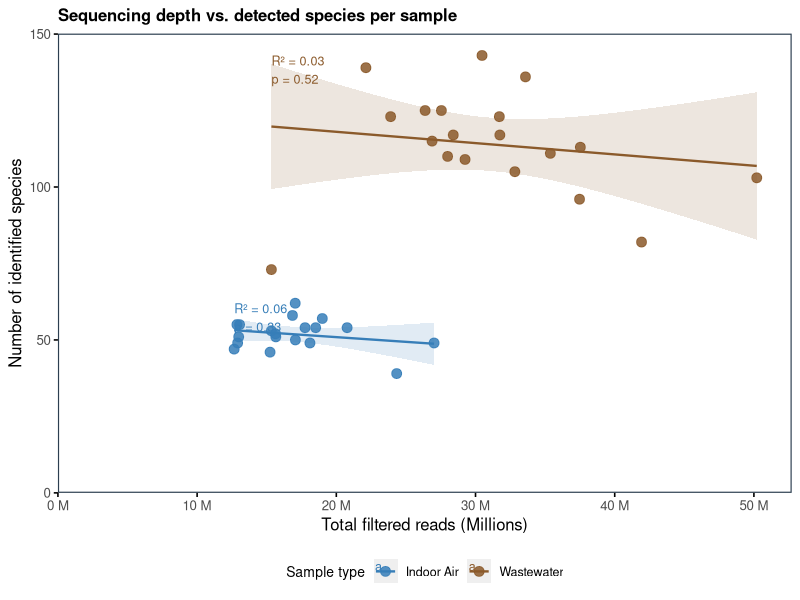
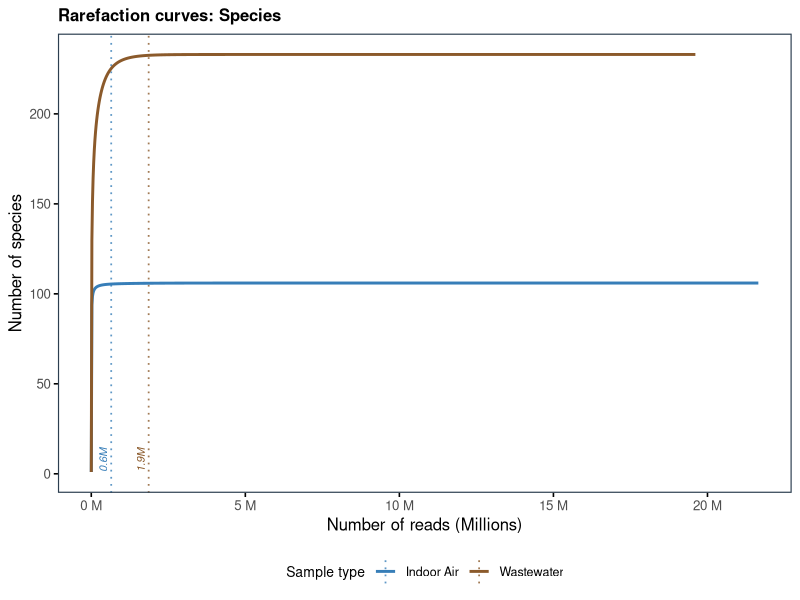
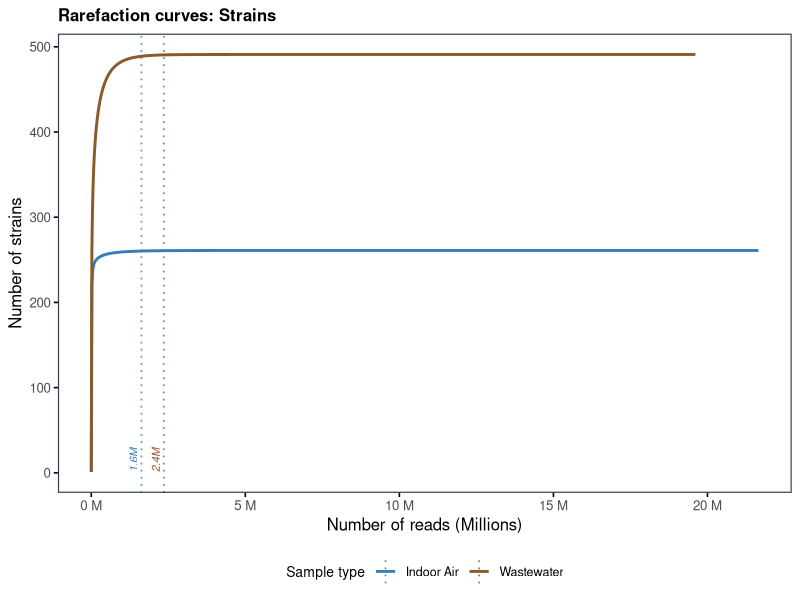
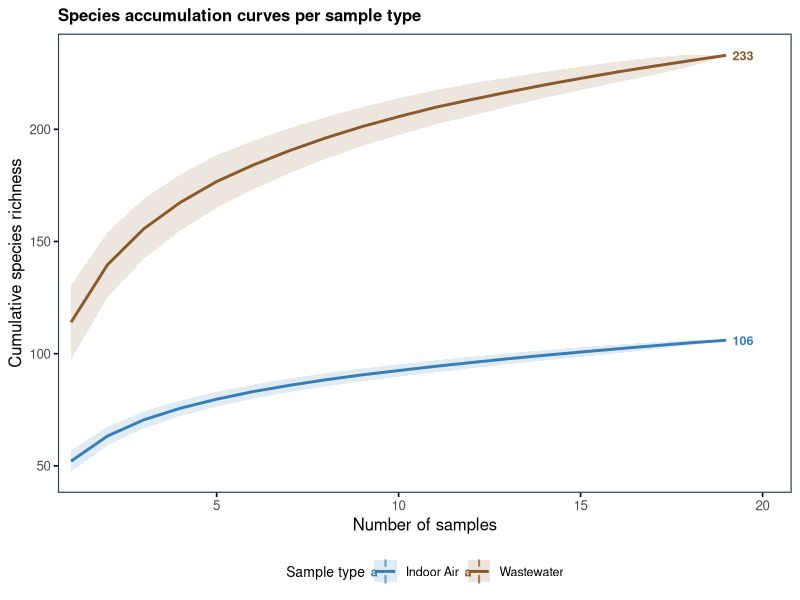
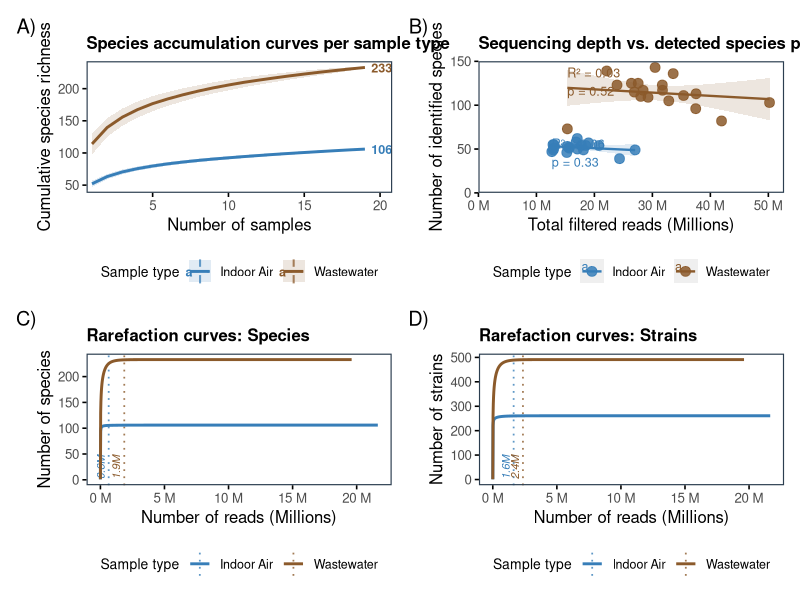

Here is the R script that generated these plots, in order:
#### Sample Read Analysis ###
# Analyses and plots:
# 1. Sequencing depth (filtered reads) vs. number of detected species — with
#    per-group linear regression, R², p-value annotation, and Pearson/Spearman
#    correlation statistics printed to console
# 2. Rarefaction curves per sample type (read depth as x-axis) — species and strains
# 3. Species accumulation curves per sample type (samples as x-axis)
#
# Requires: filtered_data/data_filtered_matched.csv (run filter_data.R once first)
# Libraries: tidyverse, ggplot2, vegan, patchwork

library(patchwork)

library(dplyr)
library(tidyr)
library(readr)
library(ggplot2)
library(tibble)
library(scales)
library(vegan)

# Load pre-existing filtered data (no reprocessing)
data_matched     <- read_csv("filtered_data/data_filtered_matched.csv", show_col_types = FALSE)
metadata_matched <- read_csv("data/metadata_matched.csv", show_col_types = FALSE)

# Consistent colours
sample_type_colors <- c("Indoor Air" = "#377EB8", "Wastewater" = "#8B5A2B")

# Shared minimal theme
panel_theme <- theme_minimal(base_size = 12) +
  theme(
    panel.border       = element_rect(color = "#2C3E50", fill = NA, linewidth = 0.8),
    panel.grid.major   = element_blank(),
    panel.grid.minor   = element_blank(),
    axis.ticks         = element_line(color = "black"),
    axis.ticks.length  = unit(3, "pt"),
    plot.title         = element_text(face = "bold", size = 12),
    legend.position    = "bottom",
    legend.title       = element_text(size = 10),
    legend.text        = element_text(size = 9)
  )

# ─────────────────────────────────────────────────────────────────────────────
# PLOT 1: Sequencing depth vs. species richness — regression & correlation
# ─────────────────────────────────────────────────────────────────────────────

# Step 1: Group by sample first to get library size and species richness per sample
per_sample_stats <- data_matched %>%
  group_by(sample_ID, sample_type) %>%
  summarise(
    total_filtered_reads = dplyr::first(total_filtered_reads_in_sample),
    n_species = n_distinct(species),
    .groups = "drop"
  )

# ── Sequencing depth summary per sample type ─────────────────────────────────

depth_summary <- per_sample_stats %>%
  group_by(sample_type) %>%
  summarise(
    n             = n(),
    total_reads_sum = sum(total_filtered_reads),
    mean_reads    = mean(total_filtered_reads),
    median_reads  = median(total_filtered_reads),
    sd_reads      = sd(total_filtered_reads),
    min_reads     = min(total_filtered_reads),
    max_reads     = max(total_filtered_reads),
    mean_species  = mean(n_species),
    median_species = median(n_species),
    .groups = "drop"
  )

cat("\n── Sequencing depth per sample type ──\n")
for (i in seq_len(nrow(depth_summary))) {
  r <- depth_summary[i, ]
  cat("\n ", r$sample_type, "(n =", r$n, ")\n")
  cat("    Total reads for group: ", formatC(r$total_reads_sum, format = "f", digits = 0, big.mark = ","), "\n")
  cat("    Reads per sample — mean:",   formatC(r$mean_reads,   format = "f", digits = 0, big.mark = ","),
      " median:", formatC(r$median_reads, format = "f", digits = 0, big.mark = ","),
      " SD:",     formatC(r$sd_reads,    format = "f", digits = 0, big.mark = ","), "\n")
  cat("    Range:",
      formatC(r$min_reads, format = "f", digits = 0, big.mark = ","), "–",
      formatC(r$max_reads, format = "f", digits = 0, big.mark = ","), "\n")
  cat("    Species detected — mean:", round(r$mean_species, 1),
      " median:", r$median_species, "\n")
}

# ── Correlation & regression statistics ──────────────────────────────────────

run_stats <- function(df, label) {
  x <- df$total_filtered_reads
  y <- df$n_species
  pearson  <- cor.test(x, y, method = "pearson")
  spearman <- cor.test(x, y, method = "spearman")
  lm_fit   <- lm(n_species ~ total_filtered_reads, data = df)
  lm_sum   <- summary(lm_fit)
  r2       <- lm_sum$r.squared
  f_p      <- pf(lm_sum$fstatistic[1], lm_sum$fstatistic[2],
                 lm_sum$fstatistic[3], lower.tail = FALSE)

  cat("\n──", label, "──\n")
  cat("  n =", nrow(df), "\n")
  cat("  Pearson  r =", round(pearson$estimate, 3),
      "  p =", signif(pearson$p.value, 3), "\n")
  cat("  Spearman ρ =", round(spearman$estimate, 3),
      "  p =", signif(spearman$p.value, 3), "\n")
  cat("  Linear regression:  R² =", round(r2, 3),
      "  F-p =", signif(f_p, 3), "\n")
  cat("  Slope =", signif(coef(lm_fit)[2], 3),
      "  Intercept =", signif(coef(lm_fit)[1], 3), "\n")

  list(pearson = pearson, spearman = spearman, lm = lm_fit, r2 = r2, f_p = f_p)
}

stats_all <- run_stats(per_sample_stats,                                       "ALL SAMPLES")
stats_air <- run_stats(filter(per_sample_stats, sample_type == "Indoor Air"),  "Indoor Air")
stats_ww  <- run_stats(filter(per_sample_stats, sample_type == "Wastewater"),  "Wastewater")

# ── Annotation labels (R² + p per group) ─────────────────────────────────────

make_label <- function(stats, stype) {
  r2_txt <- formatC(stats$r2, digits = 2, format = "f")
  p_txt  <- if (stats$f_p < 0.001) "p < 0.001" else paste0("p = ", signif(stats$f_p, 2))
  data.frame(sample_type = stype, label = paste0("R\u00b2 = ", r2_txt, "\n", p_txt))
}

annot_df <- bind_rows(
  make_label(stats_air, "Indoor Air"),
  make_label(stats_ww,  "Wastewater")
)

label_pos <- per_sample_stats %>%
  group_by(sample_type) %>%
  summarise(x = min(total_filtered_reads),
            y = max(n_species), .groups = "drop") %>%
  left_join(annot_df, by = "sample_type")

plot1 <- ggplot(
  per_sample_stats,
  aes(x = total_filtered_reads, y = n_species, color = sample_type)
) +
  geom_smooth(aes(group = sample_type, fill = sample_type),
              method = "lm", se = TRUE, alpha = 0.15, linewidth = 0.8) +
  geom_point(size = 3, alpha = 0.85) +
  geom_text(data = label_pos,
            aes(x = x, y = y, label = label, color = sample_type),
            hjust = 0, vjust = 1, size = 3.2, inherit.aes = FALSE) +
  scale_color_manual(values = sample_type_colors, name = "Sample type") +
  scale_fill_manual(values = sample_type_colors, guide = "none") +
  scale_x_continuous(labels = unit_format(unit = "M", scale = 1e-6),
                     limits = c(0, NA),
                     expand = expansion(mult = c(0, 0.05))) +
  scale_y_continuous(labels = comma,
                     limits = c(0, NA),
                     expand = expansion(mult = c(0, 0.05))) +
  labs(
    title = "Sequencing depth vs. detected species per sample",
    x     = "Total filtered reads (Millions)",
    y     = "Number of identified species"
  ) +
  panel_theme

print(plot1)

# ─────────────────────────────────────────────────────────────────────────────
# PLOT 2: Rarefaction curves per sample type (read depth on x-axis)
# ─────────────────────────────────────────────────────────────────────────────

# Function to generate rarefaction data and find saturation point
get_rare_data <- function(df, taxon_level) {
  pooled <- df %>%
    group_by(sample_type, .data[[taxon_level]]) %>%
    summarise(reads = sum(reads_aligned), .groups = "drop") %>%
    pivot_wider(names_from = all_of(taxon_level), values_from = reads, values_fill = 0) %>%
    column_to_rownames("sample_type")

  step_val <- max(1, round(min(rowSums(pooled)) / 1000))
  tidy_rare <- rarecurve(pooled, step = step_val, tidy = TRUE)

  sat <- tidy_rare %>%
    group_by(Site) %>%
    arrange(Sample) %>%
    mutate(slope_per_million = ((Species - lag(Species)) / (Sample - lag(Sample))) * 1e6) %>%
    filter(slope_per_million < 1) %>%
    dplyr::slice(1) %>%
    ungroup()

  list(data = tidy_rare, saturation = sat)
}

species_rare <- get_rare_data(data_matched, "species")
strain_rare  <- get_rare_data(data_matched, "strain")

# Define plotting function
plot_rare <- function(rare_obj, title_txt, y_lab) {
  ggplot(rare_obj$data, aes(x = Sample, y = Species, color = Site)) +
    geom_vline(data = rare_obj$saturation, aes(xintercept = Sample, color = Site),
               linetype = "dotted", linewidth = 0.6, alpha = 0.8) +
    geom_text(data = rare_obj$saturation,
              aes(x = Sample, y = 1, label = paste0(round(Sample/1e6, 1), "M")),
              angle = 90, vjust = -0.5, hjust = 0, size = 2.8, fontface = "italic",
              show.legend = FALSE) +
    geom_line(linewidth = 1) +
    scale_color_manual(values = sample_type_colors, name = "Sample type") +
    scale_x_continuous(labels = unit_format(unit = "M", scale = 1e-6)) +
    labs(title = title_txt, x = "Number of reads (Millions)", y = y_lab) +
    panel_theme
}

plot2a <- plot_rare(species_rare, "Rarefaction curves: Species", "Number of species")
plot2b <- plot_rare(strain_rare,  "Rarefaction curves: Strains", "Number of strains")

print(plot2a)
print(plot2b)

# ─────────────────────────────────────────────────────────────────────────────
# PLOT 3: Species accumulation curves per sample type (samples on x-axis)
# ─────────────────────────────────────────────────────────────────────────────

build_accum <- function(data, taxon_col) {
  bind_rows(lapply(unique(data$sample_type), function(stype) {
    mat <- data %>%
      filter(sample_type == stype) %>%
      group_by(sample_ID, .data[[taxon_col]]) %>%
      summarise(reads = sum(reads_aligned), .groups = "drop") %>%
      pivot_wider(names_from = all_of(taxon_col),
                  values_from = reads, values_fill = 0) %>%
      column_to_rownames("sample_ID")

    acc <- specaccum(mat, method = "random", permutations = 999)

    tibble(sample_type = stype,
           n_samples   = acc$sites,
           richness    = acc$richness,
           sd          = acc$sd)
  }))
}

make_accum_plot <- function(accum_df, title_txt, y_label) {
  # Max-richness endpoint (last point per sample type) for y-axis label
  max_endpoints_df <- accum_df %>%
    group_by(sample_type) %>%
    filter(n_samples == max(n_samples)) %>%
    ungroup()

  plateau_df <- accum_df %>%
    group_by(sample_type) %>%
    arrange(n_samples) %>%
    mutate(delta = richness - lag(richness, default = 0)) %>%
    filter(delta < 1) %>%
    dplyr::slice(1) %>%
    ungroup()

  cat("\nPlateau —", title_txt, ":\n")
  print(plateau_df %>% select(sample_type, n_samples, richness))
  cat("\nMax richness at final sample:\n")
  print(max_endpoints_df %>% select(sample_type, n_samples, richness))

  ggplot(accum_df, aes(x = n_samples, y = richness,
                        color = sample_type, fill = sample_type)) +
    geom_ribbon(aes(ymin = richness - sd, ymax = richness + sd),
                alpha = 0.15, color = NA) +
    geom_line(linewidth = 1) +
    geom_vline(data = plateau_df,
               aes(xintercept = n_samples, color = sample_type),
               linetype = "dashed", linewidth = 0.7, alpha = 0.75) +
    geom_hline(data = plateau_df,
               aes(yintercept = richness, color = sample_type),
               linetype = "dashed", linewidth = 0.7, alpha = 0.75) +
    # Label max species count at the right end of each curve
    geom_text(data = max_endpoints_df,
              aes(x = n_samples, y = richness,
                  label = round(richness),
                  color = sample_type),
              hjust = -0.3, vjust = 0.5, size = 3.2, fontface = "bold",
              inherit.aes = FALSE) +
    scale_color_manual(values = sample_type_colors, name = "Sample type") +
    scale_fill_manual(values = sample_type_colors, name = "Sample type") +
    scale_x_continuous(breaks = scales::pretty_breaks(),
                       expand = expansion(mult = c(0.02, 0.1)),
                       labels = comma) +
    scale_y_continuous(labels = comma) +
    labs(title = title_txt, x = "Number of samples", y = y_label) +
    panel_theme
}

accum_species_df <- build_accum(data_matched, "species")
plot3 <- make_accum_plot(accum_species_df,
                          "Species accumulation curves per sample type",
                          "Cumulative species richness")
print(plot3)

# ─────────────────────────────────────────────────────────────────────────────
# COMBINED FIGURE: 2x2 layout
# ─────────────────────────────────────────────────────────────────────────────


# Arrange 4 plots: A (species accumulation), B (depth vs richness), C & D (rarefaction)
combined_fig <- (plot3 | plot1) / (plot2a | plot2b) +
  plot_annotation(tag_levels = "A", tag_suffix = ")")

print(combined_fig)
